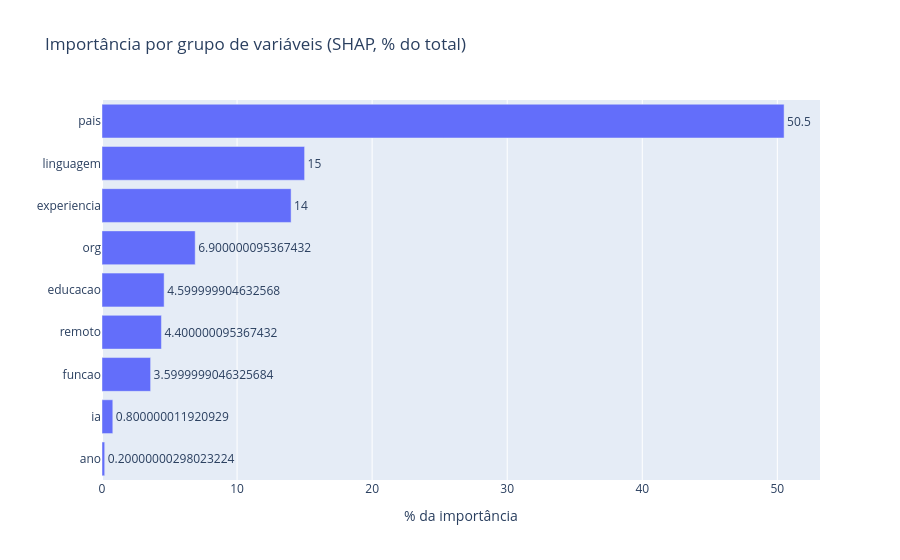

The code cell stored with this chart in its notebook:
### Code cell
fig = px.bar(grp.reset_index(), x="importancia_%", y="index", orientation="h", text="importancia_%",
             title="Importância por grupo de variáveis (SHAP, % do total)",
             labels={"importancia_%": "% da importância", "index": ""})
fig.update_yaxes(autorange="reversed"); fig.update_traces(textposition="outside")
fig.show(); save_fig(fig, "g15_shap_grupos")

### Figure 1 — Plotly figure (JSON) as saved in the notebook; plotly's stock layout.template omitted (floating-point values rounded to 4 significant figures)
{"data": [{"hovertemplate": "% da importância=%{text}<br>=%{y}<extra></extra>", "legendgroup": "", "marker": {"color": "#636efa", "pattern": {"shape": ""}}, "name": "", "orientation": "h", "showlegend": false, "text": [50.5, 15.0, 14.0, 6.9, 4.6, 4.4, 3.6, 0.8, 0.2], "textposition": "outside", "type": "bar", "x": [50.5, 15.0, 14.0, 6.9, 4.6, 4.4, 3.6, 0.8, 0.2], "xaxis": "x", "y": ["pais", "linguagem", "experiencia", "org", "educacao", "remoto", "funcao", "ia", "ano"], "yaxis": "y"}], "layout": {"barmode": "relative", "legend": {"tracegroupgap": 0}, "title": {"text": "Importância por grupo de variáveis (SHAP, % do total)"}, "xaxis": {"anchor": "y", "domain": [0, 1], "title": {"text": "% da importância"}}, "yaxis": {"anchor": "x", "autorange": "reversed", "domain": [0, 1], "title": {"text": ""}}}}
